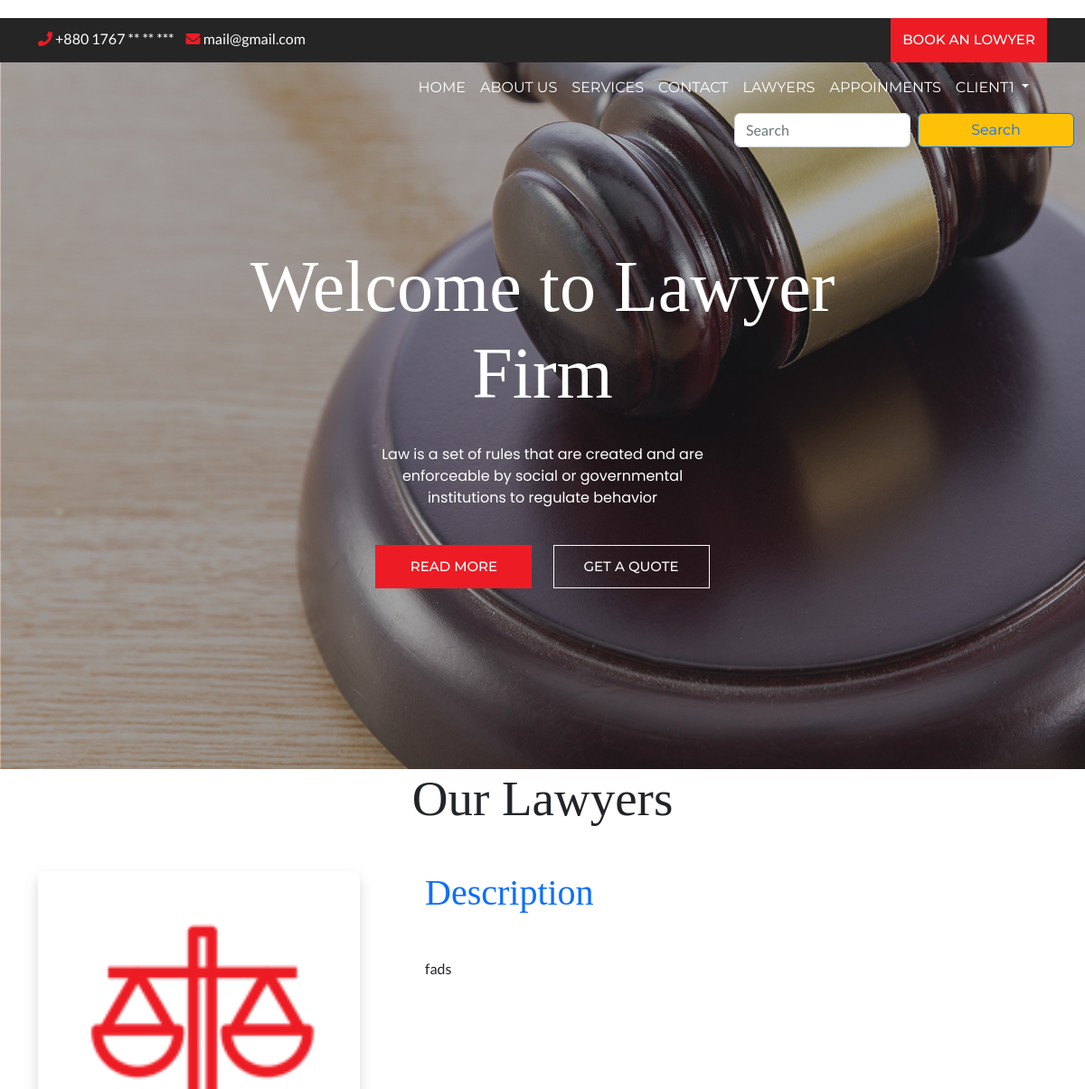
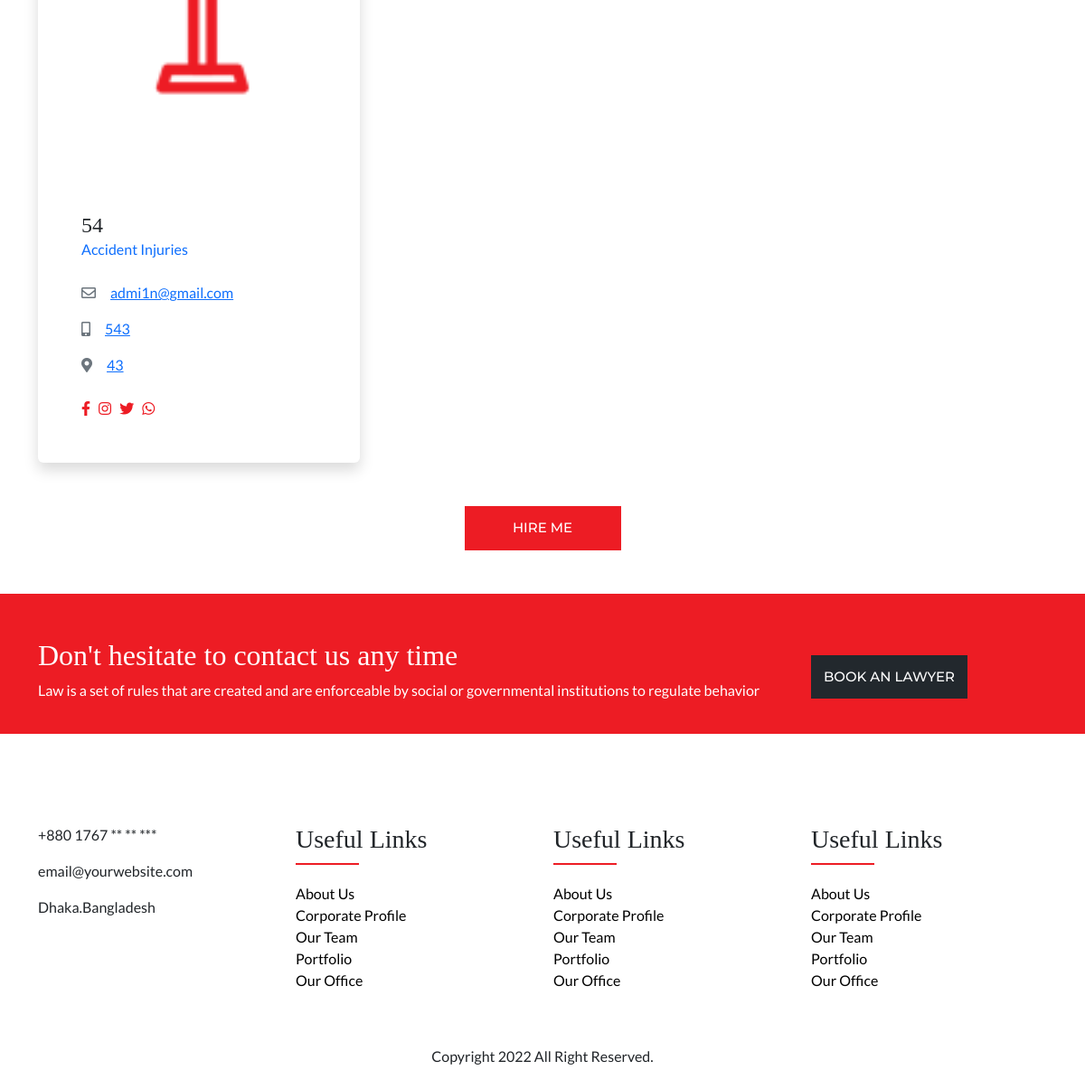
The page /client/lawyerreadmore.php?email=admi1n@gmail.com (signed in) on the database its author committed (2 pictures, top to bottom).
### tables this page shows
CREATE TABLE `clients` (
  `email` varchar(700) NOT NULL,
  `password` text NOT NULL,
  `name` text NOT NULL,
  `phonenumber` text NOT NULL,
  `picture` text NOT NULL,
  `joindate` datetime NOT NULL DEFAULT current_timestamp()
);

CREATE TABLE `lawyers` (
  `email` varchar(700) NOT NULL,
  `password` text NOT NULL,
  `name` text NOT NULL,
  `categoryid` int(11) NOT NULL,
  `rate` int(11) NOT NULL,
  `description` varchar(2000) NOT NULL,
  `phonenumber` text NOT NULL,
  `location` text NOT NULL,
  `picture` text NOT NULL,
  `joindate` datetime NOT NULL DEFAULT current_timestamp()
);

CREATE TABLE `lawyercategories` (
  `id` int(11) NOT NULL,
  `category` varchar(700) NOT NULL,
  `description` varchar(3000) NOT NULL,
  `image` varchar(400) NOT NULL
);

### client/lawyerreadmore.php (the view)
<?php include 'header.php' ?>
<?php $id = "" ?>
<div class="container" id="details">
    <div class="row justify-content-center mb-5">
        <div class="col-md-12 text-center">
            <div class="section-title-main">
                <h2 class="section-title">Our Lawyers</h2>
            </div>
        </div>
        <?php
        $email = $_GET['email'];
        $query = "select * from lawyers where email='" . $email . "';";
        $result = $conn->query($query);
        if ($result->num_rows > 0) {
            while ($row = $result->fetch_assoc()) {
                $id =  $row['email'];
                $email = $row['email'];
                $name = $row['name'];
                $categoryid = $row['categoryid'];
                $phonenumber = $row['phonenumber'];
                $picture = $row['picture'];
                $location = $row['location'];
                $description = $row['description'];
                $query1 = "select * from lawyercategories where id=" . $categoryid . ";";
                $result1 = $conn->query($query1);
                $category = "";
                if ($result1->num_rows > 0) {
                    while ($row1 = $result1->fetch_assoc()) {
                        $category = $row1['category'];
                    }
                }
        ?>
                <div class="col-md-7 col-lg-4 mb-5 mb-lg-0 wow fadeIn">
                    <div class="card border-0 shadow">
                        <img src="../lawyer/images/<?php echo $picture ?>" alt="image">
                        <div class="card-body p-1-9 p-xl-5">
                            <div class="mb-4">
                                <h3 class="h4 mb-0"><?php echo $name ?></h3>
                                <span class="text-primary"><?php echo $category ?></span>
                            </div>
                            <ul class="list-unstyled mb-4">
                                <li class="mb-3"><a href="#"><i class="far fa-envelope display-25 me-3 text-secondary"></i><?php echo $email ?></a></li>
                                <li class="mb-3"><a href="#"><i class="fas fa-mobile-alt display-25 me-3 text-secondary"></i><?php echo $phonenumber ?></a></li>
                                <li><a href="#"><i class="fas fa-map-marker-alt display-25 me-3 text-secondary"></i><?php echo $location ?></a></li>
                            </ul>
                            <ul class="top-social">
                                <li><a href="#!" class="rounded-3"><i class="fab fa-facebook-f"></i></a></li>
                                <li><a href="#!" class="rounded-3"><i class="fab fa-instagram"></i></a></li>
                                <li><a href="#!" class="rounded-3"><i class="fab fa-twitter"></i></a></li>
                                <li><a href="#!" class="rounded-3"><i class="fab fa-whatsapp"></i></a></li>
                            </ul>
                        </div>
                    </div>
                </div>
                <div class="col-lg-8">
                    <div class="ps-lg-1-6 ps-xl-5">
                        <div class="mb-5 wow fadeIn">
                            <div class="text-start mb-1-6 wow fadeIn">
                                <h2 class="h1 mb-5 text-primary">Description</h2>
                            </div>
                            <p><?php echo $description ?></p>
                        </div>
                    </div>
                </div>
    </div>
<?php
            }
        }
?>
</div>
<div class="container  mb-5">
    <div class="col-md-12 text-center">
        <a href="hireme.php?id=<?php echo $id ?>" type="button" class="btn btn-primary">HIRE ME</a>
    </div>
</div>
<?php include 'footer.php' ?>

### client/header.php (shortened to what this page needs)
<?php
require_once("../dbconnection.php");
$email = $_SESSION['email'];
$query = "select * from clients where email='" . $email . "';";
$result = $conn->query($query);
$name = "";
if ($result->num_rows > 0) {
    while ($row = $result->fetch_assoc()) {
        $name = $row['name'];
    }
}
?>
<!doctype html>
<html>
<head>
    <link href="https://cdn.jsdelivr.net/npm/bootstrap@5.2.0/dist/css/bootstrap.min.css" rel="stylesheet">
    <link rel="stylesheet" href="https://cdnjs.cloudflare.com/ajax/libs/font-awesome/4.7.0/css/font-awesome.css" />
    <link rel="stylesheet" href="https://cdnjs.cloudflare.com/ajax/libs/OwlCarousel2/2.3.4/assets/owl.carousel.css" />
    <link rel="stylesheet" href="https://cdnjs.cloudflare.com/ajax/libs/OwlCarousel2/2.3.4/assets/owl.theme.default.min.css" />
    <link rel="stylesheet" href="https://cdnjs.cloudflare.com/ajax/libs/font-awesome/5.13.1/css/all.min.css" />
    <link rel="stylesheet" href="https://cdn.jsdelivr.net/npm/ti-icons@0.1.2/css/themify-icons.css">
    <link rel="stylesheet" href="../css/style.css" type="text/css">
    <link rel="stylesheet" href="style.css" type="text/css">
</head>
<body>
    <div class="top-header">
        <div class="container">
            <div class="row">
                <div class="col-lg-6">
                    <div class="top-contact">
                        <ul>
                            <li><a href="tel:+62 800 9000 123"> <i class="fa fa-phone"></i> +880 1767 ** ** ***</a> </li>
                            <li><a href="mailto:mail@yoursite.com"> <i class="fa fa-envelope"></i> mail@gmail.com</a> </li>
                        </ul>
                    </div>
                </div>
                <div class="col-lg-6">
                    <div class="top-right-info">
                        <ul class="top-social">
                            <li><a href=""><i class="fa fa-facebook"></i></a> </li>
                            <li><a href=""><i class="fa fa-instagram"></i></a> </li>
                            <li><a href=""><i class="fa fa-twitter"></i></a> </li>
                            <li><a href=""><i class="fa fa-pinterest"></i></a> </li>
                        </ul>
                        <a href="lawyers.php?#lawyers" class="btn btn-primary">book an lowyer</a>
                    </div>
                </div>
            </div>
        </div>
    </div>
    <header>
        <div class="container">
            <nav class="navbar navbar-expand-lg navbar-light bg-light">
                <div class="container-fluid">
                    <div class="collapse navbar-collapse" id="navbarSupportedContent">
                        <ul class="navbar-nav ms-auto mb-2 mb-lg-0">
                            <li class="nav-item">
                                <a class="nav-link " href="index.php?">Home</a>
                            </li>
                            <li class="nav-item">
                                <a class="nav-link" href="index.php?#about-section-id">ABOUT US</a>
                            </li>
                            <li class="nav-item">
                                <a class="nav-link" href="index.php?#services-section-id">SERVICES</a>
                            </li>
                            <li class="nav-item">
                                <a class="nav-link" href="index.php?#contact-us-id">CONTACT</a>
                            </li>
                            <li class="nav-item">
                                <a class="nav-link" href="lawyers.php?#lawyers">Lawyers</a>
                            </li>
                            <li class="nav-item">
                                <a class="nav-link" href="appointments.php">Appoinments</a>
                            </li>
                            <div class="nav-item dropdown">
                                <a class="nav-link dropdown-toggle" href="#" role="button" data-bs-toggle="dropdown" aria-expanded="false">
                                    <?php echo $name ?>
                                </a>
                            </div>
                        </ul>
                    </div>
                </div>
            </nav>
        </div>
        <div class="container-fluid">
            <div class="row">
                <form class="d-flex col-md-4 offset-md-8  " role="search" action="lawyers.php?#lawyers" method="get">
                    <input class="form-control me-2 " type="search" placeholder="Search" aria-label="Search" name="search" required>
                    <button class="btn btn-outline-primary bg-warning" type="submit">Search</button>
                </form>
            </div>
        </div>
    </header>
    <section class="banner-section" style="background: url(../images/banner-bg.jpg) no-repeat">
        <div class="container">
            <div class="row">
                <div class="col-md-12">
                    <div class="banner-text">
                        <h1>Welcome to Lawyer Firm</h1>
                        <p>Law is a set of rules that are created and are enforceable by social or governmental institutions to regulate behavior</p>
                        <div class="btn-main">
                            <a href="index.php?#team-section-id" class="btn btn-primary">Read More</a>
                            <a href="index.php?#quote-section-id" class="btn btn-outline-light">GET A QUOTE</a>
                        </div>
                    </div>
                </div>
            </div>
        </div>
    </section>

### css/style.css (style rules this page uses)
body { font-family: 'Lato', sans-serif; margin: 0px; padding: 0px; }
img { max-width: 100%; }
h1, h2, h3, h4, h5, h6 { font-family: 'Playfair Display', serif; }
.btn { font-family: 'Montserrat', sans-serif; }
.top-header { background: #252525; }
.top-contact ul { margin: 0px; padding: 0px; }
.top-contact ul li { display: inline-block; }
.top-contact ul li a { color: #FFF; text-decoration: none; margin-right: 10px; font-family: 'Lato', sans-serif; font-weight: normal; }
.top-contact ul li a i { color: #ed1c24; }
ul.top-social { margin: 0px 30px 0px 0px; padding: 0; }
ul.top-social li { display: inline-block; }
ul.top-social li a { color: #ed1c24; margin-right: 6px; }
.top-right-info { display: flex; align-items: center; justify-content: end; }
.top-contact { margin-top: 11px; }
.btn-primary { text-transform: uppercase; font-size: 15px; border-radius: 0; font-weight: 500; background: #ed1c24; border-color: #ed1c24; padding: 12px 10px; }
header { position: absolute; width: 100%; }
header nav.navbar.navbar-expand-lg.navbar-light.bg-light { background: transparent !important; }
.navbar-light .navbar-nav .nav-link { color: #FFF; text-transform: uppercase; font-family: 'Montserrat', sans-serif; }
section.banner-section { padding: 200px 200px; text-align: center; }
section.banner-section h1 { color: #FFF; font-size: 80px; max-width: 776px; margin: 0px auto; }
section.banner-section p { font-family: 'Poppins', sans-serif; color: #FFF; max-width: 400px; margin: 30px auto 40px; }
.btn-outline-light { font-size: 15px; font-weight: 500; text-transform: uppercase; padding: 12px 10px; border-radius: 0; }
.btn { min-width: 173px; }
.banner-text .btn { margin: 0px 10px; }
.section-title-main { margin-bottom: 47px; }
h2.section-title { font-size: 55px; }

### client/style.css (style rules this page uses)
body { margin-top: 20px; }

### rows shown on the page
clients: name "CLIENT1"
lawyers: picture (picture), name "54", lawyercategories.category "Accident Injuries", email "admi1n@gmail.com", phonenumber "543", location "43", description "fads"
